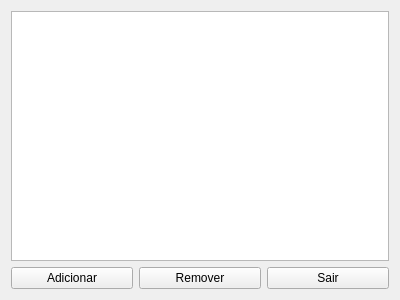
<?xml version="1.0" encoding="UTF-8"?>
<ui version="4.0">
 <class>Widget</class>
 <widget class="QWidget" name="Widget">
  <property name="geometry">
   <rect>
    <x>0</x>
    <y>0</y>
    <width>400</width>
    <height>300</height>
   </rect>
  </property>
  <property name="windowTitle">
   <string>Widget</string>
  </property>
  <layout class="QVBoxLayout" name="verticalLayout">
   <item>
    <widget class="QListView" name="listView"/>
   </item>
   <item>
    <layout class="QHBoxLayout" name="horizontalLayout">
     <item>
      <widget class="QPushButton" name="pushButton">
       <property name="text">
        <string>Adicionar</string>
       </property>
      </widget>
     </item>
     <item>
      <widget class="QPushButton" name="pushButton_2">
       <property name="text">
        <string>Remover</string>
       </property>
      </widget>
     </item>
     <item>
      <widget class="QPushButton" name="pushButton_3">
       <property name="text">
        <string>Sair</string>
       </property>
      </widget>
     </item>
    </layout>
   </item>
  </layout>
 </widget>
 <layoutdefault spacing="6" margin="11"/>
 <resources/>
 <connections/>
</ui>
